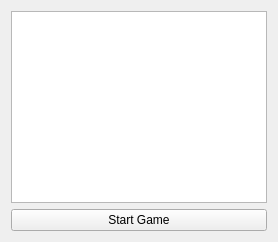
<?xml version="1.0" encoding="UTF-8"?>
<ui version="4.0">
 <class>Widget</class>
 <widget class="QWidget" name="Widget">
  <property name="geometry">
   <rect>
    <x>0</x>
    <y>0</y>
    <width>1177</width>
    <height>637</height>
   </rect>
  </property>
  <property name="sizePolicy">
   <sizepolicy hsizetype="Fixed" vsizetype="Fixed">
    <horstretch>0</horstretch>
    <verstretch>0</verstretch>
   </sizepolicy>
  </property>
  <property name="windowTitle">
   <string>Widget</string>
  </property>
  <property name="layoutDirection">
   <enum>Qt::LeftToRight</enum>
  </property>
  <property name="autoFillBackground">
   <bool>true</bool>
  </property>
  <layout class="QVBoxLayout" name="verticalLayout">
   <property name="sizeConstraint">
    <enum>QLayout::SetFixedSize</enum>
   </property>
   <item>
    <widget class="QGraphicsView" name="graphicsView">
     <property name="sizePolicy">
      <sizepolicy hsizetype="Preferred" vsizetype="Preferred">
       <horstretch>0</horstretch>
       <verstretch>0</verstretch>
      </sizepolicy>
     </property>
     <property name="autoFillBackground">
      <bool>false</bool>
     </property>
     <property name="verticalScrollBarPolicy">
      <enum>Qt::ScrollBarAlwaysOff</enum>
     </property>
     <property name="horizontalScrollBarPolicy">
      <enum>Qt::ScrollBarAlwaysOff</enum>
     </property>
     <property name="sceneRect">
      <rectf>
       <x>0.000000000000000</x>
       <y>0.000000000000000</y>
       <width>0.000000000000000</width>
       <height>0.000000000000000</height>
      </rectf>
     </property>
     <property name="transformationAnchor">
      <enum>QGraphicsView::NoAnchor</enum>
     </property>
     <property name="resizeAnchor">
      <enum>QGraphicsView::NoAnchor</enum>
     </property>
     <property name="viewportUpdateMode">
      <enum>QGraphicsView::FullViewportUpdate</enum>
     </property>
    </widget>
   </item>
   <item>
    <widget class="QPushButton" name="startGameButton">
     <property name="text">
      <string>Start Game</string>
     </property>
    </widget>
   </item>
  </layout>
 </widget>
 <resources/>
 <connections/>
</ui>
